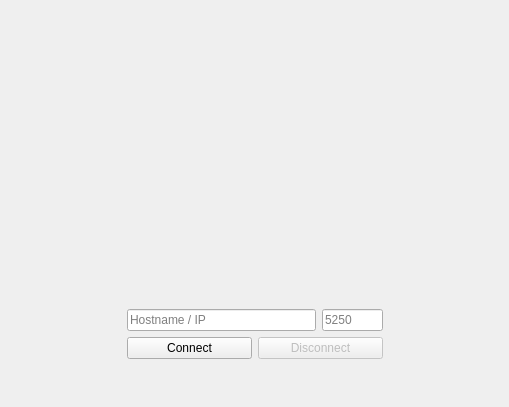
<?xml version="1.0" encoding="UTF-8"?>
<ui version="4.0">
 <class>StartWidget</class>
 <widget class="QWidget" name="StartWidget">
  <property name="geometry">
   <rect>
    <x>0</x>
    <y>0</y>
    <width>509</width>
    <height>407</height>
   </rect>
  </property>
  <property name="windowTitle">
   <string>CasparCG Demo</string>
  </property>
  <layout class="QVBoxLayout" name="verticalLayout_2">
   <item>
    <layout class="QGridLayout" name="gridLayout">
     <item row="0" column="1">
      <spacer name="verticalSpacerTop">
       <property name="orientation">
        <enum>Qt::Vertical</enum>
       </property>
       <property name="sizeHint" stdset="0">
        <size>
         <width>20</width>
         <height>40</height>
        </size>
       </property>
      </spacer>
     </item>
     <item row="1" column="0">
      <spacer name="horizontalSpacerLeft">
       <property name="orientation">
        <enum>Qt::Horizontal</enum>
       </property>
       <property name="sizeHint" stdset="0">
        <size>
         <width>40</width>
         <height>20</height>
        </size>
       </property>
      </spacer>
     </item>
     <item row="1" column="2">
      <spacer name="horizontalSpacerRight">
       <property name="orientation">
        <enum>Qt::Horizontal</enum>
       </property>
       <property name="sizeHint" stdset="0">
        <size>
         <width>40</width>
         <height>20</height>
        </size>
       </property>
      </spacer>
     </item>
     <item row="2" column="1">
      <spacer name="verticalSpacerBottom">
       <property name="orientation">
        <enum>Qt::Vertical</enum>
       </property>
       <property name="sizeHint" stdset="0">
        <size>
         <width>20</width>
         <height>40</height>
        </size>
       </property>
      </spacer>
     </item>
     <item row="1" column="1">
      <layout class="QVBoxLayout" name="verticalLayout">
       <item>
        <widget class="QLabel" name="labelPicture">
         <property name="minimumSize">
          <size>
           <width>256</width>
           <height>256</height>
          </size>
         </property>
         <property name="text">
          <string/>
         </property>
         <property name="pixmap">
          <pixmap resource="Resource.qrc">:/Graphics/Images/Connection.png</pixmap>
         </property>
         <property name="alignment">
          <set>Qt::AlignCenter</set>
         </property>
        </widget>
       </item>
       <item>
        <layout class="QHBoxLayout" name="horizontalLayoutInput">
         <item>
          <widget class="QLineEdit" name="lineEditName">
           <property name="focusPolicy">
            <enum>Qt::ClickFocus</enum>
           </property>
           <property name="placeholderText">
            <string>Hostname / IP</string>
           </property>
          </widget>
         </item>
         <item>
          <widget class="QLineEdit" name="lineEditPort">
           <property name="maximumSize">
            <size>
             <width>61</width>
             <height>16777215</height>
            </size>
           </property>
           <property name="focusPolicy">
            <enum>Qt::ClickFocus</enum>
           </property>
           <property name="placeholderText">
            <string>5250</string>
           </property>
          </widget>
         </item>
        </layout>
       </item>
       <item>
        <layout class="QHBoxLayout" name="horizontalLayoutConnection">
         <item>
          <widget class="QPushButton" name="pushButtonConnect">
           <property name="focusPolicy">
            <enum>Qt::NoFocus</enum>
           </property>
           <property name="text">
            <string>Connect</string>
           </property>
          </widget>
         </item>
         <item>
          <widget class="QPushButton" name="pushButtonDisconnect">
           <property name="enabled">
            <bool>false</bool>
           </property>
           <property name="focusPolicy">
            <enum>Qt::NoFocus</enum>
           </property>
           <property name="text">
            <string>Disconnect</string>
           </property>
          </widget>
         </item>
        </layout>
       </item>
      </layout>
     </item>
    </layout>
   </item>
  </layout>
  <action name="actionExit">
   <property name="text">
    <string>Exit</string>
   </property>
  </action>
  <action name="actionSettings">
   <property name="text">
    <string>Settings</string>
   </property>
  </action>
 </widget>
 <resources>
  <include location="Resource.qrc"/>
 </resources>
 <connections>
  <connection>
   <sender>pushButtonConnect</sender>
   <signal>clicked()</signal>
   <receiver>StartWidget</receiver>
   <slot>connectDevice()</slot>
   <hints>
    <hint type="sourcelabel">
     <x>175</x>
     <y>354</y>
    </hint>
    <hint type="destinationlabel">
     <x>211</x>
     <y>407</y>
    </hint>
   </hints>
  </connection>
  <connection>
   <sender>pushButtonDisconnect</sender>
   <signal>clicked()</signal>
   <receiver>StartWidget</receiver>
   <slot>disconnectDevice()</slot>
   <hints>
    <hint type="sourcelabel">
     <x>321</x>
     <y>350</y>
    </hint>
    <hint type="destinationlabel">
     <x>392</x>
     <y>404</y>
    </hint>
   </hints>
  </connection>
 </connections>
 <slots>
  <slot>connectDevice()</slot>
  <slot>disconnectDevice()</slot>
 </slots>
</ui>
